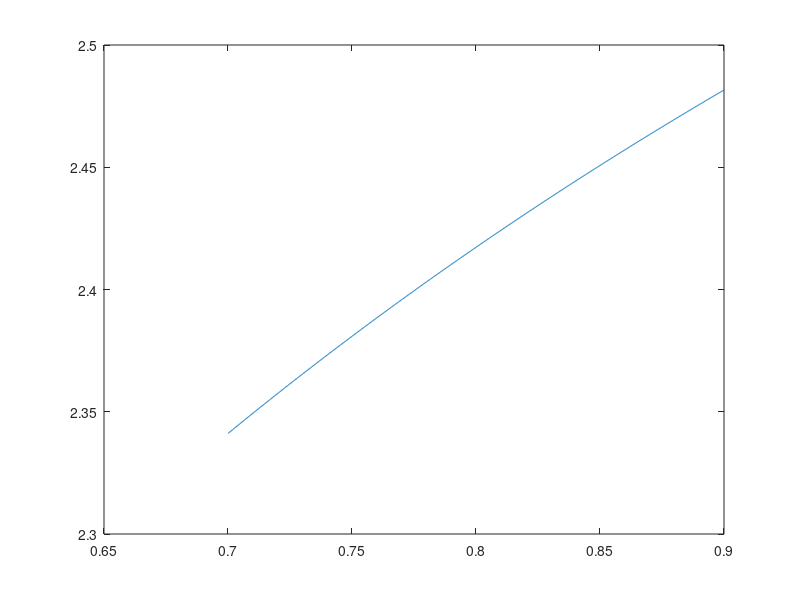

Here is the MATLAB script that generated this plot:

averagetau=zeros(1,1001);
for i=0:1000
    tsim=linspace(0,25,100000);
%     ysim=10000*((0.4+i*0.0002)*exp(-xsim/2.14)+(1-(0.4+i*0.0002))*exp(-xsim/0.69));
    tausim=10000*((0.7+i*0.0002)*exp(-tsim/2.5381)+(1-(0.7+i*0.0002))*exp(-tsim/0.7096));
    averagetau(i+1)=sum(tausim.*tsim)/sum(tausim);
end
% p=0.4:0.0002:0.6;
p=0.7:0.0002:0.9;
figure
plot(p,averagetau)